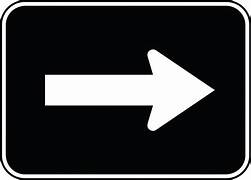
#> input picture BoddupallyUthamTejaSree_240280/Week 3/Image1.jpg, 251 x 180 px, given in place of the camera
$ jupyter execute --allow-errors SivaSai_240290_Assignment2.ipynb   (text cells are left out)
#> lines starting #> are read from the running program, lines starting #| are printed output that depends on the picture; after the words box and inside, x2 and y2 are one past the last pixel; in counts of white or black regions, pixels touching at a corner belong together
[cell 1]
# Write your code here.
import cv2
image = cv2.imread("C:/food101/frog.jpeg")
#> (the rest of this cell did not finish here and is left out)

[cell 2]
# Write your code here.
import cv2
image = cv2.imread("C:/food101/frog.jpeg")
#> (the rest of this cell did not finish here and is left out)

[cell 3]
 # Write your code here.
import cv2
import os
img = cv2.VideoCapture(0)
count = 0
os.makedirs('./frames',exist_ok=True)
while True:
    ret , frame = img.read()
#> frame is the input picture: shape (180, 251, 3); mean B, G, R 58.3, 56.9, 56.3
    if not ret:
        break
    cv2.imshow('frames',frame)
    if count%30 == 0 :
        cv2.imwrite('./frames/img'+str(count)+'.jpg',frame)
    count += 1
    if cv2.waitKey(10) & 0xFF == ord('q'):
#> (key q is pressed here)
        break
img.release()
cv2.destroyAllWindows()

[cell 4]
 # Write your code here.
import cv2
#Rotating img by 90
img = cv2.imread("C:/food101/frog.jpeg")
#> (the rest of this cell did not finish here and is left out)

[cell 5]
 # Write your code here.
import cv2
import time
import numpy as np
vid_frame = cv2.VideoCapture(0)
capture_time = 10
start_time = time.time()
while True:
    ret , frames = vid_frame.read()
    if not ret:
        break
    gray_frame = cv2.cvtColor(frames,cv2.COLOR_BGR2GRAY)
    resized_frame = cv2.resize(gray_frame,(640,480))
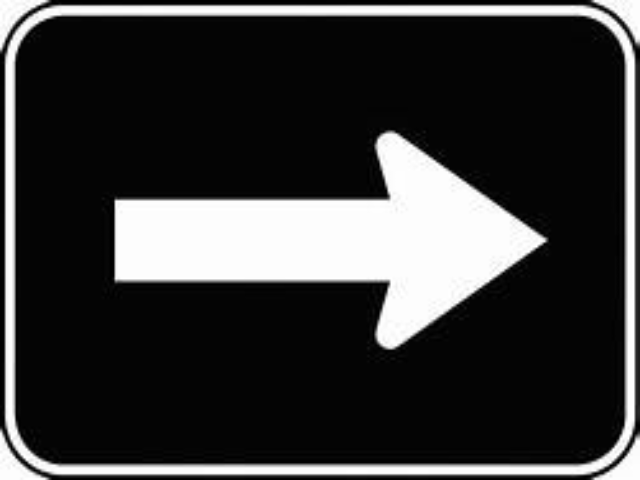
#> resized_frame: shape (480, 640); min 0, max 255, mean 56.9
    canny_edges = cv2.Canny(resized_frame,100,255)
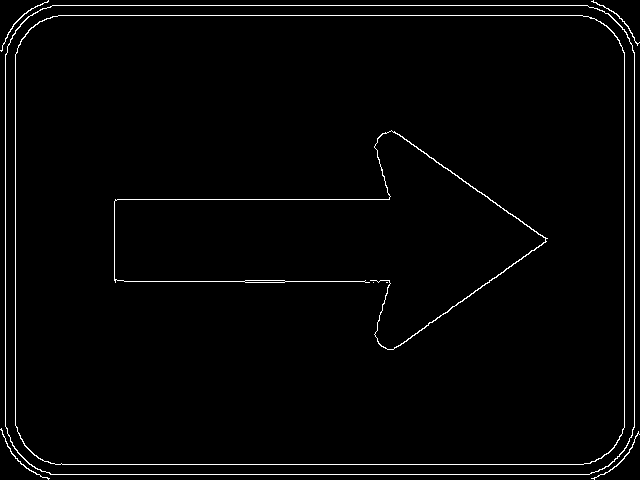
#> canny_edges: shape (480, 640); 2% white in thin lines or dots
    resized_edge = cv2.resize(canny_edges,(640,480))
    combined = np.hstack((resized_frame,resized_edge))
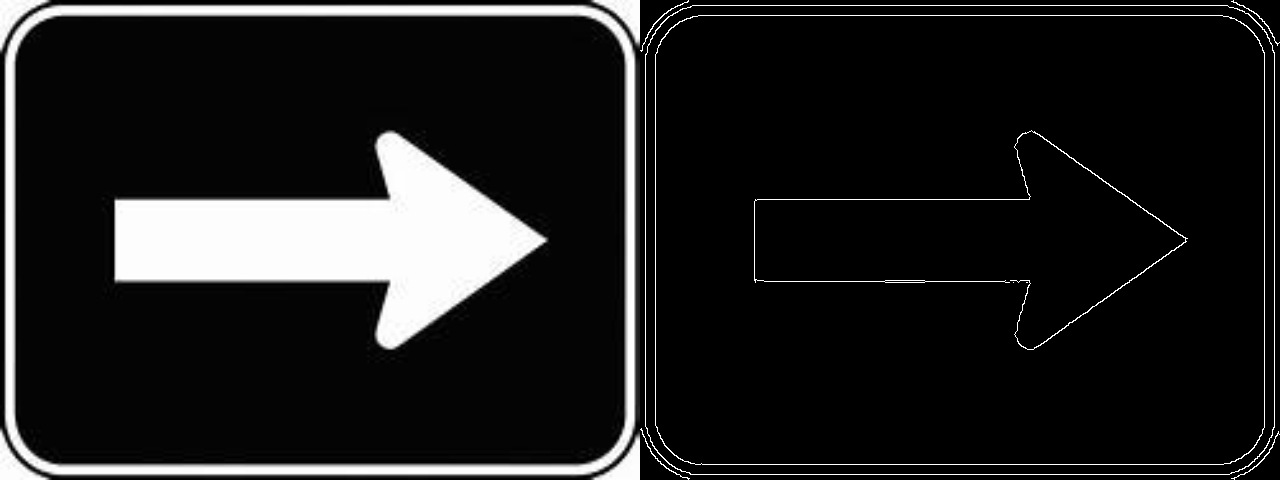
#> combined: shape (480, 1280); min 0, max 255, mean 30.9
    cv2.imshow('vid',combined)
    if cv2.waitKey(10) & 0xFF == ord('q'):
#> (key q is pressed here)
        break
    elif time.time()-start_time > capture_time:
        break
vid_frame.release()
cv2.destroyAllWindows()
